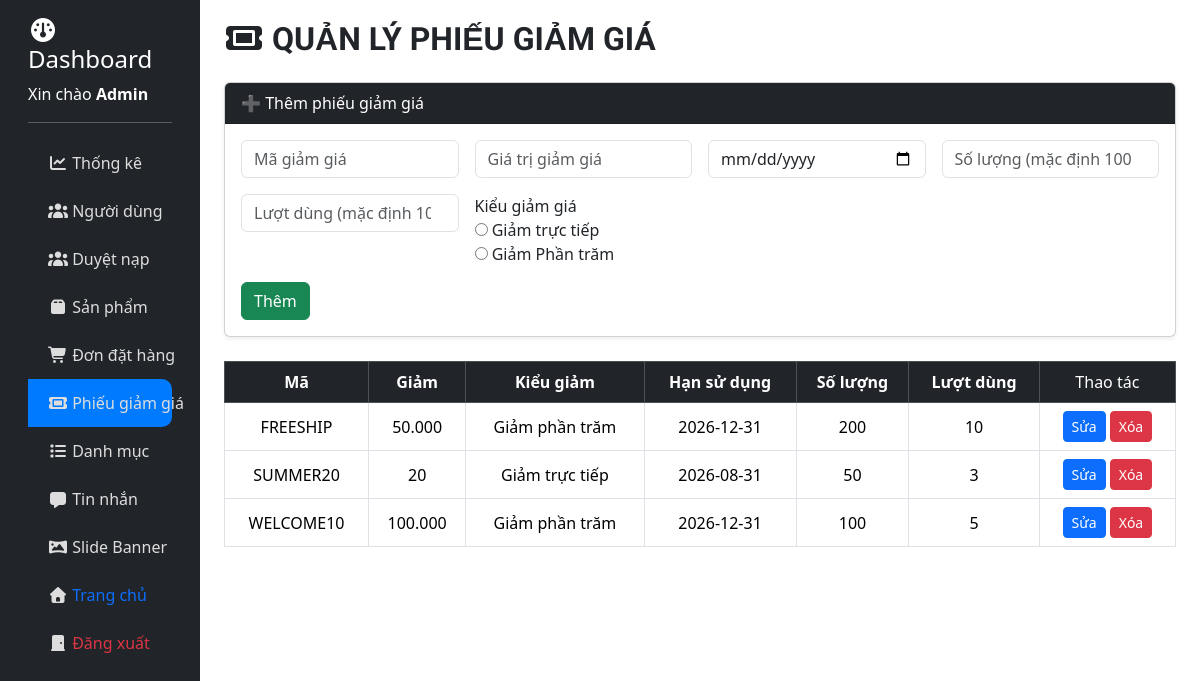
/admin/manage_coupons.php (signed in), run on the app's committed database.
### tables this page shows
CREATE TABLE IF NOT EXISTS `coupons` (
  `id` int NOT NULL AUTO_INCREMENT,
  `code` varchar(100) NOT NULL UNIQUE,
  `discount` decimal(10, 2) NOT NULL,
  `type` enum('fixed','percent') DEFAULT 'fixed',
  `expiry` date DEFAULT NULL,
  `quantity` int DEFAULT 1000,
  `used` int DEFAULT 0,
  `usage_limit` int DEFAULT 10,
  `created_at` timestamp DEFAULT CURRENT_TIMESTAMP,
  `updated_at` timestamp DEFAULT CURRENT_TIMESTAMP ON UPDATE CURRENT_TIMESTAMP,
  PRIMARY KEY (`id`)
);

### admin/manage_coupons.php (the view, shortened to what this page needs)
<?php
include("../configs/db.php");
$edit_mode = false;
$edit_coupon = null;
$result = $conn->query("SELECT * FROM coupons ORDER BY id DESC");
?>
<!DOCTYPE html>
<html lang="vi">
<head>
    <link href="https://cdn.jsdelivr.net/npm/bootstrap@5.3.3/dist/css/bootstrap.min.css" rel="stylesheet">
    <link rel="stylesheet" href="https://cdnjs.cloudflare.com/ajax/libs/font-awesome/7.0.1/css/all.min.css"
 />
    <link href="../assets/css/style.css" rel="stylesheet">
</head>
<body>
    <div class="container-fluid">
        <div class="row">
            <?php include("../layout/admin_header.php") ?>
            <main class="col-12 col-md-10 ms-sm-auto px-md-4 dashboard-content">
                <h2 class="mb-4"><i class="fa-solid fa-ticket"></i> Quản lý phiếu giảm giá</h2>
                <div class="card shadow-sm mb-4">
                    <div class="card-header bg-dark text-white">
                        <?= $edit_mode ? "✏️ Chỉnh sửa phiếu giảm giá" : "➕ Thêm phiếu giảm giá" ?>
                    </div>
                    <div class="card-body">
                        <form method="POST" class="row g-3">
                            <div class="col-md-3">
                                <input type="text" name="code" class="form-control" placeholder="Mã giảm giá"
                                    value="<?= $edit_coupon['code'] ?? '' ?>" required>
                            </div>
                            <div class="col-md-3">
                                <input type="number" name="discount" class="form-control" placeholder="Giá trị giảm giá"
                                    value="<?= $edit_coupon['discount'] ?? '' ?>" required>
                            </div>
                            <div class="col-md-3">
                                <input type="date" name="expiry" class="form-control"
                                    value="<?= $edit_coupon['expiry'] ?? '' ?>" required>
                            </div>
                            <div class="col-md-3">
                                <input type="number" name="quantity" class="form-control"
                                    placeholder="Số lượng (mặc định 1000)"
                                    value="<?= $edit_coupon['quantity'] ?? '' ?>">
                            </div>
                            <div class="col-md-3">
                                <input type="number" name="usage_limit" class="form-control"
                                    placeholder="Lượt dùng (mặc định 10)"
                                    value="<?= $edit_coupon['usage_limit'] ?? '' ?>">
                            </div>
                            <div class="col-md-6">
                                <span>Kiểu giảm giá</span>
                                <div>
                                    <input type="radio" id="fixed" name="type" value="fixed"
                                        <?= $edit_coupon['type'] ?? '' == 'fixed' ? 'checked' : '' ?> required>
                                    <label for="fixed">Giảm trực tiếp</label>
                                </div>
                                <div>
                                    <input type="radio" id="percent" name="type" value="percent"
                                        <?= $edit_coupon['type'] ?? '' == 'percent' ? 'checked' : '' ?> required>
                                    <label for="percent">Giảm Phần trăm</label>
                                </div>
                            </div>
                            <div class="col-md-6">
                                <?php if ($edit_mode): ?>
                                    <button type="submit" name="update" class="btn btn-primary">Cập nhật</button>
                                    <a href="manage_categories.php" class="btn btn-secondary">Hủy</a>
                                <?php else: ?>
                                    <button type="submit" name="add" class="btn btn-success">Thêm</button>
                                <?php endif; ?>
                            </div>
                        </form>
                    </div>
                </div>
                <div class="table-list-manage">
                    <table class="table table-bordered table-hover align-middle text-center">
                        <thead class="table-dark">
                            <tr>
                                <th>Mã</th>
                                <th>Giảm</th>
                                <th>Kiểu giảm</th>
                                <th>Hạn sử dụng</th>
                                <th>Số lượng</th>
                                <th>Lượt dùng</th>
                                <td>Thao tác</td>
                            </tr>
                        </thead>
                        <tbody>
                            <?php while ($row = $result->fetch_assoc()): ?>
                                <tr>
                                    <td><?= $row['code'] ?></td>
                                    <td><?= number_format($row['discount'], 0, ',', '.') ?></td>
                                    <td><?= $row['type'] == 'fixed' ? 'Giảm phần trăm' : 'Giảm trực tiếp' ?></td>
                                    <td><?= $row['expiry'] ?></td>
                                    <td><?= $row['quantity'] ?></td>
                                    <td><?= $row['usage_limit'] ?></td>
                                    <td>
                                        <a href="?edit=<?= $row['id'] ?>" class="btn btn-sm btn-primary">
                                            <i class="bi bi-pencil"></i> Sửa
                                        </a>
                                        <a href="?delete=<?= $row['id'] ?>" class="btn btn-sm btn-danger"
                                            onclick="return confirm('Xóa danh mục này?')">
                                            <i class="bi bi-trash"></i> Xóa
                                        </a>
                                    </td>
                                </tr>
                            <?php endwhile; ?>
                        </tbody>
                    </table>
                </div>
            </main>
        </div>
    </div>
</body>
</html>

### assets/css/style.css (style rules this page uses)
h2 { font-size: 32px; font-weight: bold; text-transform: uppercase; line-height: 1.2; font-family: "Roboto", Arial, sans-serif; }
.dashboard-content { padding: 20px; max-height: 100vh; overflow-x: hidden; overflow-y: auto; }
.table-list-manage { max-height: 65vh; overflow-y: auto; overflow-x: hidden; }
.table-dark tr th { white-space: nowrap; overflow: hidden; text-overflow: ellipsis; }

### data on the page
coupons: code "FREESHIP", discount "50.000", type "Giảm phần trăm", expiry "2026-12-31", quantity "200", usage_limit "10"
coupons: code "SUMMER20", discount "20", type "Giảm trực tiếp", expiry "2026-08-31", quantity "50", usage_limit "3"
coupons: code "WELCOME10", discount "100.000", type "Giảm phần trăm", expiry "2026-12-31", quantity "100", usage_limit "5"

### other printed values
$_SESSION['full_name'] "Admin"
